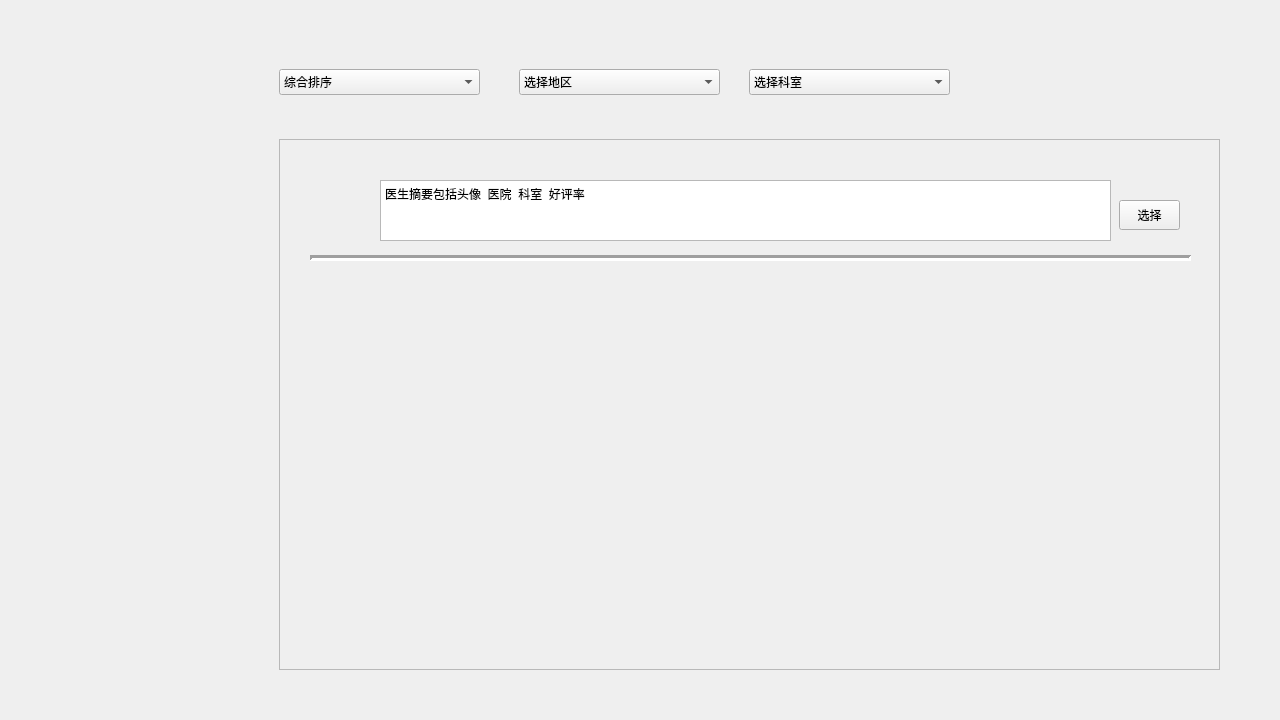
<?xml version="1.0" encoding="UTF-8"?>
<ui version="4.0">
 <class>Form</class>
 <widget class="QWidget" name="Form">
  <property name="geometry">
   <rect>
    <x>0</x>
    <y>0</y>
    <width>1280</width>
    <height>720</height>
   </rect>
  </property>
  <property name="windowTitle">
   <string>Form</string>
  </property>
  <widget class="QWidget" name="chosePMD_from_AP_widget" native="true">
   <property name="geometry">
    <rect>
     <x>259</x>
     <y>29</y>
     <width>981</width>
     <height>671</height>
    </rect>
   </property>
   <widget class="QComboBox" name="ComRan_comboBox">
    <property name="geometry">
     <rect>
      <x>20</x>
      <y>40</y>
      <width>201</width>
      <height>26</height>
     </rect>
    </property>
    <item>
     <property name="text">
      <string>综合排序</string>
     </property>
    </item>
   </widget>
   <widget class="QComboBox" name="area_comboBox">
    <property name="geometry">
     <rect>
      <x>260</x>
      <y>40</y>
      <width>201</width>
      <height>26</height>
     </rect>
    </property>
    <item>
     <property name="text">
      <string>选择地区</string>
     </property>
    </item>
    <item>
     <property name="text">
      <string>甘井子</string>
     </property>
    </item>
   </widget>
   <widget class="QScrollArea" name="scrollArea">
    <property name="geometry">
     <rect>
      <x>20</x>
      <y>110</y>
      <width>941</width>
      <height>531</height>
     </rect>
    </property>
    <property name="widgetResizable">
     <bool>true</bool>
    </property>
    <widget class="QWidget" name="scrollAreaWidgetContents">
     <property name="geometry">
      <rect>
       <x>0</x>
       <y>0</y>
       <width>939</width>
       <height>529</height>
      </rect>
     </property>
     <widget class="QWidget" name="PMD_summary_widget" native="true">
      <property name="geometry">
       <rect>
        <x>30</x>
        <y>30</y>
        <width>881</width>
        <height>91</height>
       </rect>
      </property>
      <widget class="QLabel" name="head_label">
       <property name="geometry">
        <rect>
         <x>20</x>
         <y>30</y>
         <width>41</width>
         <height>41</height>
        </rect>
       </property>
       <property name="text">
        <string/>
       </property>
       <property name="pixmap">
        <pixmap>../医生.png</pixmap>
       </property>
       <property name="scaledContents">
        <bool>true</bool>
       </property>
      </widget>
      <widget class="QTextBrowser" name="textBrowser">
       <property name="geometry">
        <rect>
         <x>70</x>
         <y>10</y>
         <width>731</width>
         <height>61</height>
        </rect>
       </property>
       <property name="html">
        <string>&lt;!DOCTYPE HTML PUBLIC &quot;-//W3C//DTD HTML 4.0//EN&quot; &quot;http://www.w3.org/TR/REC-html40/strict.dtd&quot;&gt;
&lt;html&gt;&lt;head&gt;&lt;meta name=&quot;qrichtext&quot; content=&quot;1&quot; /&gt;&lt;style type=&quot;text/css&quot;&gt;
p, li { white-space: pre-wrap; }
&lt;/style&gt;&lt;/head&gt;&lt;body style=&quot; font-family:'Noto Sans CJK SC'; font-size:9pt; font-weight:400; font-style:normal;&quot;&gt;
&lt;p style=&quot; margin-top:0px; margin-bottom:0px; margin-left:0px; margin-right:0px; -qt-block-indent:0; text-indent:0px;&quot;&gt;医生摘要包括头像  医院  科室  好评率&lt;/p&gt;
&lt;p style=&quot;-qt-paragraph-type:empty; margin-top:0px; margin-bottom:0px; margin-left:0px; margin-right:0px; -qt-block-indent:0; text-indent:0px;&quot;&gt;&lt;br /&gt;&lt;/p&gt;
&lt;p style=&quot;-qt-paragraph-type:empty; margin-top:0px; margin-bottom:0px; margin-left:0px; margin-right:0px; -qt-block-indent:0; text-indent:0px;&quot;&gt;&lt;br /&gt;&lt;/p&gt;&lt;/body&gt;&lt;/html&gt;</string>
       </property>
      </widget>
      <widget class="QPushButton" name="chose_pushButton">
       <property name="geometry">
        <rect>
         <x>809</x>
         <y>30</y>
         <width>61</width>
         <height>30</height>
        </rect>
       </property>
       <property name="text">
        <string>选择</string>
       </property>
      </widget>
      <widget class="Line" name="line">
       <property name="geometry">
        <rect>
         <x>0</x>
         <y>80</y>
         <width>881</width>
         <height>16</height>
        </rect>
       </property>
       <property name="lineWidth">
        <number>3</number>
       </property>
       <property name="orientation">
        <enum>Qt::Horizontal</enum>
       </property>
      </widget>
     </widget>
    </widget>
   </widget>
   <widget class="QComboBox" name="department_comboBox">
    <property name="geometry">
     <rect>
      <x>490</x>
      <y>40</y>
      <width>201</width>
      <height>26</height>
     </rect>
    </property>
    <item>
     <property name="text">
      <string>选择科室</string>
     </property>
    </item>
   </widget>
  </widget>
 </widget>
 <resources/>
 <connections/>
</ui>
